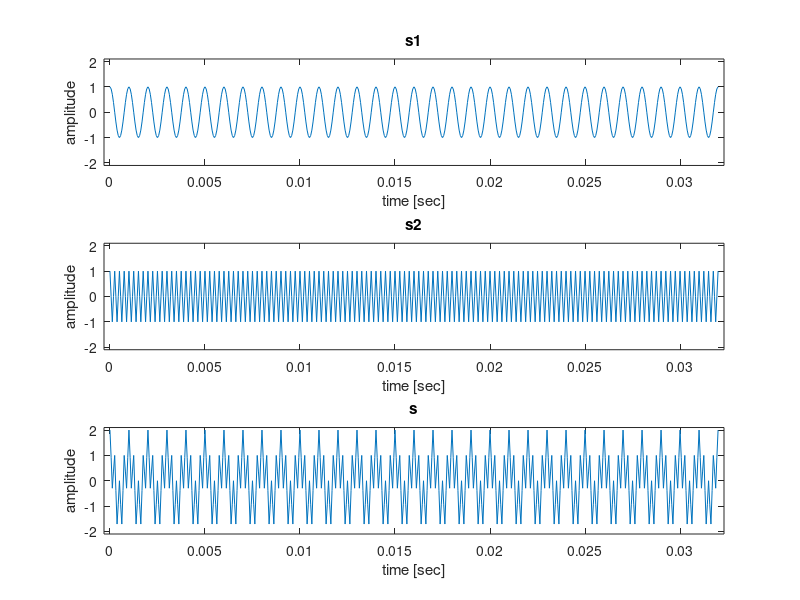
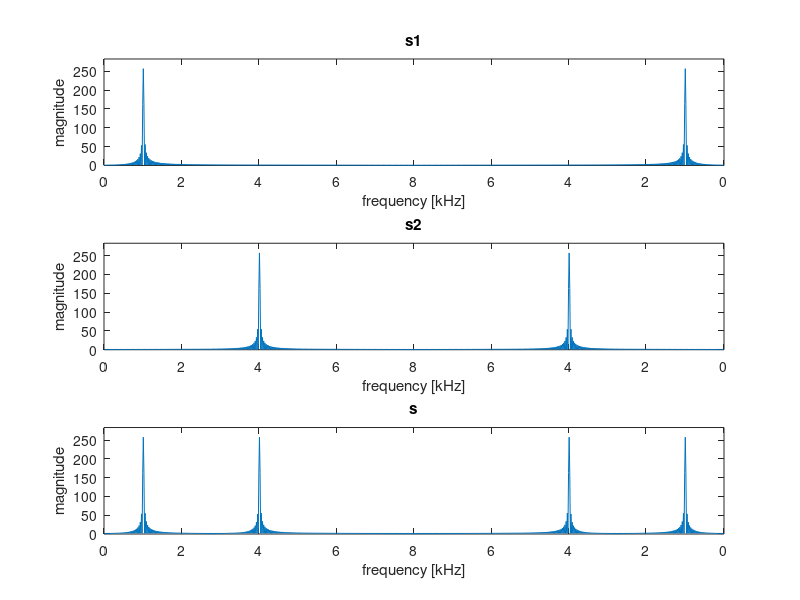
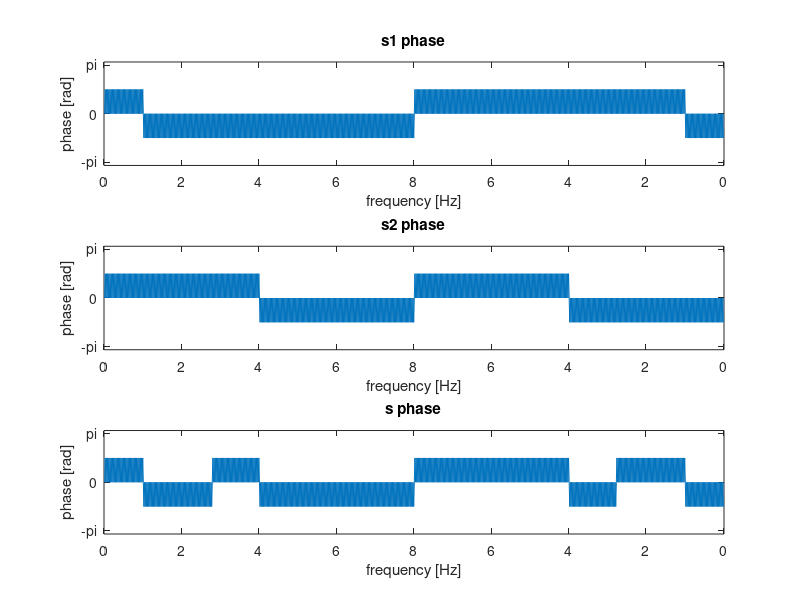
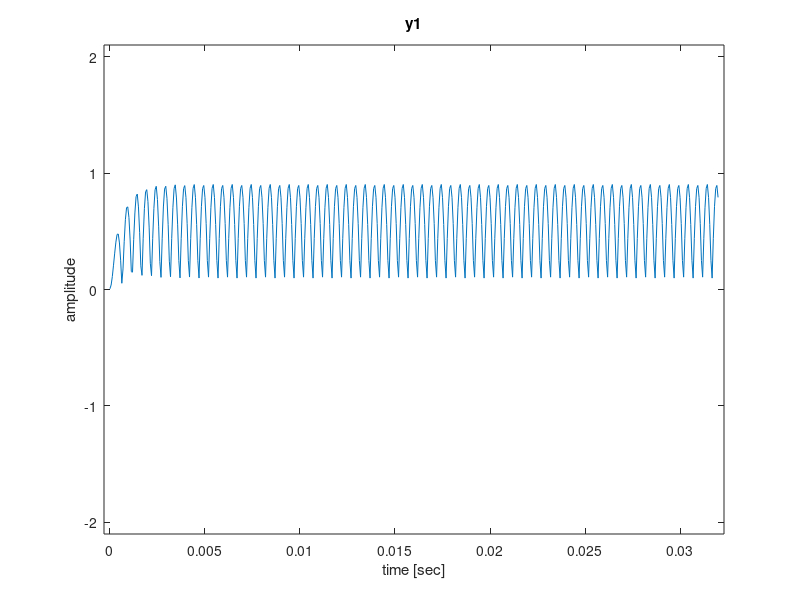

MATLAB code to generate these figures, in order:
clear all;
close all;
clc;

% 20191057 Digital Filter
T = 0.032;
fs = 16000;
t = 0:1/fs:T;

% signal generation
f1 = 1000;
f2 = 4000;
s1 = cos(2*pi*f1*t);
s2 = cos(2*pi*f2*t);
s = s1+s2;

% signal display
figure,
subplot(3,1,1), plot(t,s1);
title('s1');
xlabel('time [sec]');
ylabel('amplitude');
axis([t(1)-5/fs, t(end)+5/fs, -2.1, 2.1]);

subplot(3,1,2), plot(t,s2);
title('s2');
xlabel('time [sec]');
ylabel('amplitude');
axis([t(1)-5/fs, t(end)+5/fs, -2.1, 2.1]);

subplot(3,1,3), plot(t,s);
title('s');
xlabel('time [sec]');
ylabel('amplitude');
axis([t(1)-5/fs, t(end)+5/fs, -2.1, 2.1]);

% FFT
nLeng = length(s);
N = 1024; % FFT 관점에서 N은 항상 2^m, 그리고 17보다 커야함. 최소 2^5승부터.

S1 = fft(s1, N);
S2 = fft(s2, N);
S = fft(s, N);
fbins = fs/N;

mag_S1 = abs(S1);
pha_S1 = angle(S1);
mag_S2 = abs(S2);
pha_S2 = angle(S2);
mag_S = abs(S);
pha_S = angle(S)

figure;
subplot(3,1,1), plot(mag_S1);
title('s1');
xlabel('frequency [kHz]');
ylabel('magnitude');
axis([0 1025 -0.1 max(mag_S1)*1.1]);
xticks([0:128:1025]);
xticklabels({'0','2','4','6','8','6','4','2','0'});

subplot(3,1,2);
plot(mag_S2);
title('s2');
xlabel('frequency [kHz]');
ylabel('magnitude');
axis([0 1025 -0.1 max(mag_S2)*1.1]);
xticks([0:128:1025]);
xticklabels({'0','2','4','6','8','6','4','2','0'});

subplot(3,1,3);
plot(mag_S);
title('s');
xlabel('frequency [kHz]');
ylabel('magnitude');
axis([0 1025 -0.1 max(mag_S)*1.1]);
xticks([0:128:1025]);
xticklabels({'0','2','4','6','8','6','4','2','0'});

figure,
subplot(3,1,1), plot(pha_S1);
title('s1 phase');
xlabel('frequency [Hz]');
ylabel('phase [rad]');
axis([0 1025 -pi-0.2 pi+0.2])
xticks([0:128:1025]);
xticklabels({'0','2','4','6','8','6','4','2','0'});
yticks([-pi:pi:pi])
yticklabels({'-pi','0','pi'});

subplot(3,1,2), plot(pha_S2);
xlabel('frequency [Hz]');
title('s2 phase');
ylabel('phase [rad]');
axis([0 1025 -pi-0.2 pi+0.2])
xticks([0:128:1025]);
xticklabels({'0','2','4','6','8','6','4','2','0'});
yticks([-pi:pi:pi])
yticklabels({'-pi','0','pi'});

subplot(3,1,3), plot(pha_S);
title('s phase');
xlabel('frequency [Hz]');
ylabel('phase [rad]');
axis([0 1025 -pi-0.2 pi+0.2])
xticks([0:128:1025]);
xticklabels({'0','2','4','6','8','6','4','2','0'});
yticks([-pi:pi:pi])
yticklabels({'-pi','0','pi'});

a = [1.0000, 2.4938, -2.1878, 0.6678];
b = [3.2719e-03, 9.8156e-03, 9.8156e-03, 3.2719e-03];
s_original = s;

% implement filtering
y1 = zeros(nLeng,1);
y1 = [0;0;0; y1]; % zero-padding
s = [0;0;0; s']; % zero-padding
for nter = 4:length(s)
    y1(nter) = a(2)*y1(nter-1) + a(3)*y1(nter-2) + a(4)*y1(nter-3)+ b(1)*s(nter) + b(2)*s(nter-1) + b(3)*s(nter-2) + b(4)*s(nter-3);
endfor

y1 = y1(4:end); % remove zero-padding
s = s(4:end); % remove zero-padding

figure, plot(t, y1);
plot(t,abs(y1));
title('y1');
xlabel('time [sec]');
ylabel('amplitude');
axis([t(1)-5/fs, t(end)+5/fs, -2.1, 2.1]);

Y1 = fft(y1);
mag_Y1 = abs(Y1);

figure;
plot(mag_Y1);
title('Y1_magnitude');
xlabel('frequency [kHz]');
ylabel('magnitude');
axis([0 1025 -0.1 max(mag_Y1)*1.1]);
xticks([0:128:1025]);
xticklabels({'0','2','4','6','8','6','4','2','0'});


s = s_original;

a = [1, 0.5014, -0.53742, -0.079724];
b = [0.24489, -0.73466, 0.73466, -0.24489];

y2 = zeros(nLeng,1);
y2 = [0;0;0; y2]; % zero-padding
s = [0;0;0; s']; % zero-padding

for nter = 4:length(s)
    y2(nter) = a(2)*y2(nter-1) + a(3)*y2(nter-2) + a(4)*y2(nter-3)+ b(1)*s(nter) + b(2)*s(nter-1) + b(3)*s(nter-2) + b(4)*s(nter-3);
endfor

y2 = y2(4:end); % remove zero-padding
s = s(4:end);

figure, plot(t, y2);
plot(t,abs(y2));
title('y2');
xlabel('time [sec]');
ylabel('amplitude');
axis([t(1)-5/fs, t(end)+5/fs, -2.1, 2.1]);

Y2 = fft(y2);
mag_Y2 = abs(Y2);

figure;
plot(mag_Y2);
title('Y2_magnitude');
xlabel('frequency [kHz]');
ylabel('magnitude');
axis([0 1025 -0.1 max(mag_Y2)*1.1]);
xticks([0:128:1025]);
xticklabels({'0','2','4','6','8','6','4','2','0'});

% example filter
s = s_original;

% 1) Allow passing a low-frequency component: Low-pass filter
a = [1.0000, 2.4938, -2.1878, 0.6678];
b = [3.2719e-03, 9.8156e-03, 9.8156e-03, 3.2719e-03];

y2 = zeros(nLeng,1);
y2 = [0;0;0; y2]; % zero-padding
s = [0;0;0; s']; % zero-padding

for nter = 4:length(s)
    y2(nter) = a(2)*y2(nter-1) + a(3)*y2(nter-2) + a(4)*y2(nter-3)+ b(1)*s(nter) + b(2)*s(nter-1) + b(3)*s(nter-2) + b(4)*s(nter-3);
endfor

y2 = y2(4:end); % remove zero-padding
s = s(4:end);

figure, plot(t, y2);
plot(t,abs(y2));
title('y3');
xlabel('time [sec]');
ylabel('amplitude');
axis([t(1)-5/fs, t(end)+5/fs, -2.1, 2.1]);

Y2 = fft(y2);
mag_Y2 = abs(Y2);

figure;
plot(mag_Y2);
title('Y3_magnitude');
xlabel('frequency [kHz]');
ylabel('magnitude');
axis([0 1025 -0.1 max(mag_Y2)*1.1]);
xticks([0:128:1025]);
xticklabels({'0','2','4','6','8','6','4','2','0'});

s = s_original;

%2) Allow passing a high-frequency component: High-pass filter
a = [1, 0.5014, -0.53742, -0.079724];
b = [0.24489, -0.73466, 0.73466, -0.24489];

y2 = zeros(nLeng,1);
y2 = [0;0;0; y2]; % zero-padding
s = [0;0;0; s']; % zero-padding

for nter = 4:length(s)
    y2(nter) = a(2)*y2(nter-1) + a(3)*y2(nter-2) + a(4)*y2(nter-3)+ b(1)*s(nter) + b(2)*s(nter-1) + b(3)*s(nter-2) + b(4)*s(nter-3);
endfor

y2 = y2(4:end); % remove zero-padding
s = s(4:end);

figure, plot(t, y2);
plot(t,abs(y2));
title('y4');
xlabel('time [sec]');
ylabel('amplitude');
axis([t(1)-5/fs, t(end)+5/fs, -2.1, 2.1]);

Y2 = fft(y2);
mag_Y2 = abs(Y2);

figure;
plot(mag_Y2);
title('Y4_magnitude');
xlabel('frequency [kHz]');
ylabel('magnitude');
axis([0 1025 -0.1 max(mag_Y2)*1.1]);
xticks([0:128:1025]);
xticklabels({'0','2','4','6','8','6','4','2','0'});


















